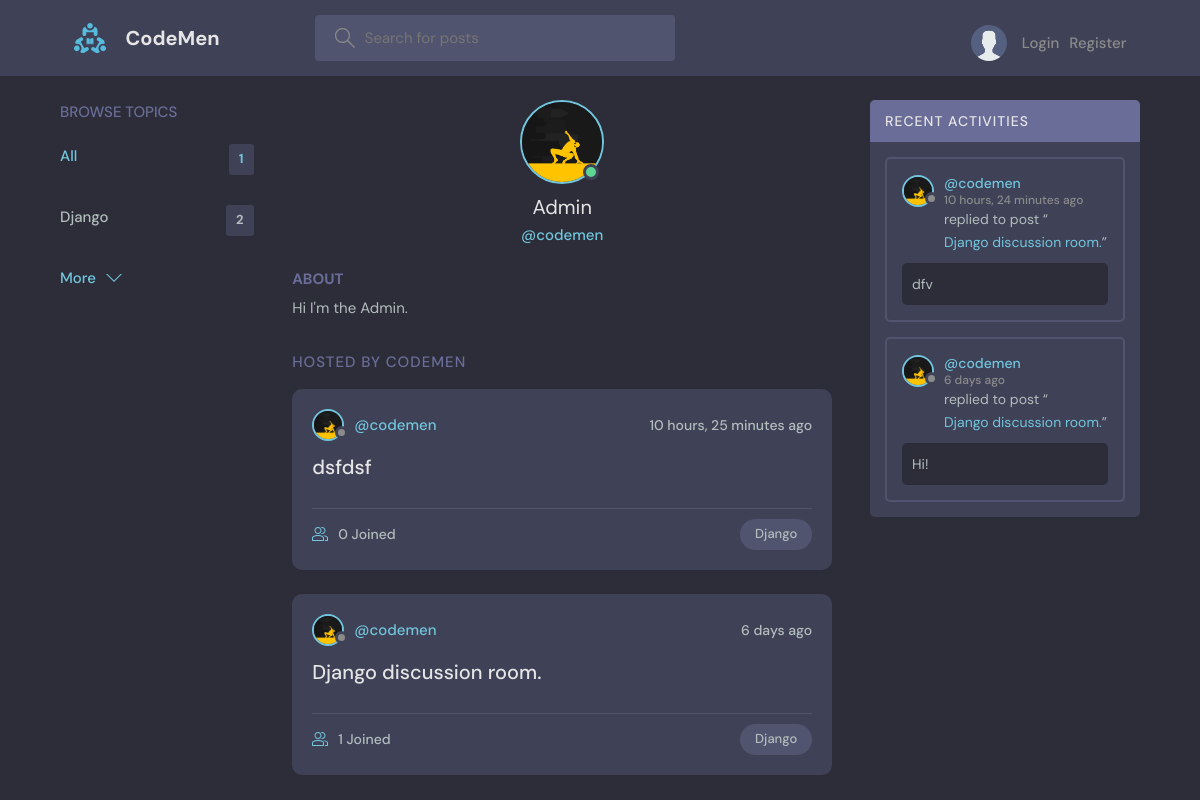
The app's page /profile/1/, older data.
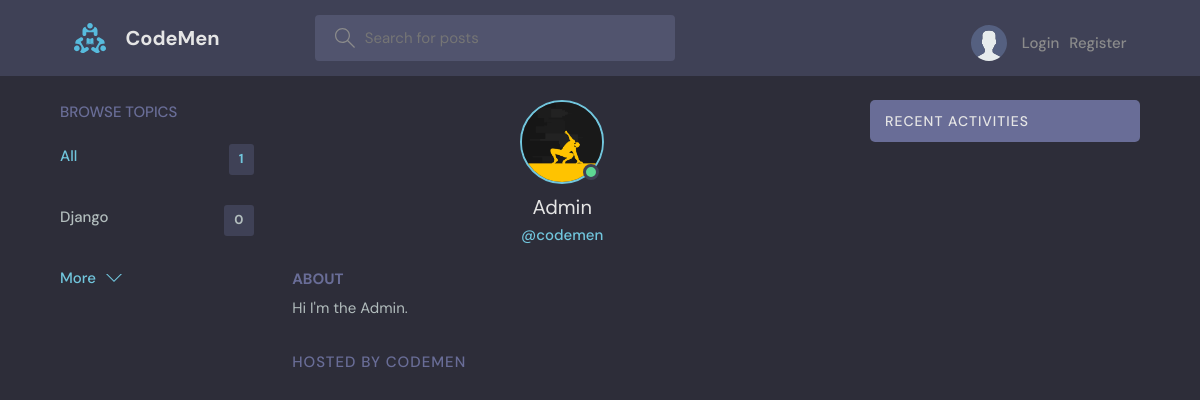
The same page, newer data.
### base/models.py (models this page shows, shortened)
class Topic(models.Model):
    name = models.CharField(max_length=200)

class User(AbstractUser):
    name = models.CharField(max_length=200, null=True)
    email = models.EmailField(unique=True, null=True)
    bio = models.TextField(null=True)
    avatar = models.ImageField(null=True, default="avatar.svg")
    USERNAME_FIELD = 'email'
    REQUIRED_FIELDS = []

class Room(models.Model):
    host = models.ForeignKey(User, on_delete=models.SET_NULL, null=True)
    topic = models.ForeignKey(Topic, on_delete=models.SET_NULL, null=True)
    name = models.CharField(max_length=200)
    description = models.TextField(null=True, blank=True)
    participants = models.ManyToManyField(
        User, related_name='participants', blank=True)
    updated = models.DateTimeField(auto_now=True)
    created = models.DateTimeField(auto_now_add=True)
    class Meta:
        ordering = ['-updated', '-created']
    def __str__(self):
        return self.name

class Message(models.Model):
    user = models.ForeignKey(User, on_delete=models.CASCADE)
    room = models.ForeignKey(Room, on_delete=models.CASCADE)
    body = models.TextField()
    updated = models.DateTimeField(auto_now=True)
    created = models.DateTimeField(auto_now_add=True)
    class Meta:
        ordering = ['-updated', '-created']

### base/views.py (the view)
# urls.py: path('profile/<str:pk>/', views.userProfile, name="user-profile"),
def userProfile(request, pk):
    user = User.objects.get(id=pk)
    rooms = user.room_set.all()
    room_messages = user.message_set.all()
    topics = Topic.objects.all()
    context = {'user': user, 'rooms': rooms,
               'room_messages': room_messages, 'topics': topics}
    return render(request, 'base/profile.html', context)

### base/templates/base/profile.html (shortened to what this page needs)
{% extends 'main.html' %}
{% block content %}
<main class="profile-page layout layout--3">
  <div class="container">
    {% include 'base/topics_component.html' %}
    <div class="roomList">
      <div class="profile">
        <div class="profile__avatar">
          <div class="avatar avatar--large active">
            <img src="{{user.avatar.url}}" />
          </div>
        </div>
        <div class="profile__info">
          <h3>{{user.name}}</h3>
          <p>@{{user.username}}</p>
        </div>
        <div class="profile__about">
          <h3>About</h3>
          <p>
            {{user.bio}}
          </p>
        </div>
      </div>
      <div class="roomList__header">
        <div>
          <h2>Hosted by CodeMen </h2>
        </div>
      </div>
      {% include 'base/feed_component.html' %}
    </div>
    {% include 'base/activity_component.html' %}
  </div>
</main>
{% endblock content %}

### templates/main.html (shortened to what this page needs)
<!DOCTYPE html>
{% load static %}
<html lang="en">
<head>
    <link rel="stylesheet" href="{% static 'styles/style.css' %}" />
</head>
<body>
    {% include 'navbar.html' %}
    {% block content %}
    {% endblock %}
</body>
</html>

### templates/navbar.html (shortened to what this page needs)
{% load static %}
<header class="header header--loggedIn">
    <div class="container">
        <a href="{% url 'home' %}" class="header__logo">
            <img src="{% static 'images/logo.svg' %}" />
            <h1>CodeMen</h1>
        </a>
        <form class="header__search" method="GET" action="{% url 'home' %}">
            <label>
                <input name="q" placeholder="Search for posts" />
            </label>
        </form>
        <nav class="header__menu">
            {% if request.user.is_authenticated %}
            <div class="header__user">
                <a href="{% url 'update-user' %}">
                    <div class="avatar avatar--medium active">
                        <img src="{{request.user.avatar.url}}" />
                    </div>
                    <p>{{request.user.username}} <span>@{{request.user.username}}</span></p>
                </a>
                <button class="dropdown-button">
                    <svg version="1.1" xmlns="http://www.w3.org/2000/svg" width="32" height="32" viewBox="0 0 32 32">
                        <title>chevron-down</title>
                        <path d="M16 21l-13-13h-3l16 16 16-16h-3l-13 13z"></path>
                    </svg>
                </button>
            </div>
            {% else %}
            <div class="nav_menu">
                <a href="{% url 'login' %}">
                    <img src="{% static 'images/avatar.svg' %}" />
                    <p>Login</p>
                </a>
                <a href="{% url 'register' %}">
                    <p>Register</p>
                </a>
            </div>
            {% endif %}
        </nav>
    </div>
</header>

### base/templates/base/topics_component.html
<div class="topics">
    <div class="topics__header">
        <h2>Browse Topics</h2>
    </div>
    <ul class="topics__list">
        <li>
            <a href="{% url 'home' %}" class="active">All <span>{{topics.count}}</span></a>
        </li>
        {% for topic in topics %}
        <li>
            <a href="{% url 'home' %}?q={{topic.name}}">{{topic.name}}<span>{{topic.room_set.all.count}}</span></a>
        </li>
        {% endfor %}
    </ul>
    <a class="btn btn--link" href="{% url 'topics' %}">
        More
        <svg version="1.1" xmlns="http://www.w3.org/2000/svg" width="32" height="32" viewBox="0 0 32 32">
            <title>chevron-down</title>
            <path d="M16 21l-13-13h-3l16 16 16-16h-3l-13 13z"></path>
        </svg>
    </a>
</div>

### base/templates/base/feed_component.html (shortened to what this page needs)
{% for room in rooms %}
<div class="roomListRoom">
    <div class="roomListRoom__header">
        <a href="{% url 'user-profile' room.host.id %}" class="roomListRoom__author">
            <div class="avatar avatar--small">
                <img src="{{room.host.avatar.url}}" />
            </div>
            <span>@{{room.host.username}}</span>
        </a>
        <div class="roomListRoom__actions">
            <span>{{room.created|timesince}} ago</span>
        </div>
    </div>
    <div class="roomListRoom__content">
        <a href="{% url 'room' room.id %}">{{room.name}}</a>
    </div>
    <div class="roomListRoom__meta">
        <a href="{% url 'room' room.id %}" class="roomListRoom__joined">
            {{room.participants.all.count}} Joined
        </a>
        <p class="roomListRoom__topic">{{room.topic.name}}</p>
    </div>
</div>
{% endfor %}

### base/templates/base/activity_component.html (shortened to what this page needs)
<div class="activities">
    <div class="activities__header">
        <h2>Recent Activities</h2>
    </div>
    {% for message in room_messages %}
    <div class="activities__box">
        <div class="activities__boxHeader roomListRoom__header">
            <a href="{% url 'user-profile' message.user.id %}" class="roomListRoom__author">
                <div class="avatar avatar--small">
                    <img src="{{message.user.avatar.url}}" />
                </div>
                <p>
                    @{{message.user.username}}
                    <span>{{message.created|timesince}} ago</span>
                </p>
            </a>
        </div>
        <div class="activities__boxContent">
            <p>replied to post “<a href="{% url 'room' message.room.id %}">{{message.room}}</a>”</p>
            <div class="activities__boxRoomContent">{{message.body}}</div>
        </div>
    </div>
    {% endfor %}
</div>

Row changes from the older to the newer data that the page shows:
removed Room: host.avatar (picture), host.username "codemen", created "10 hours, 25 minutes", name "dsfdsf", participants.all.count "0", topic.name "Django"
removed Room: host.avatar (picture), host.username "codemen", created "6 days", name "Django discussion room.", participants.all.count "1", topic.name "Django"
removed Message: user.avatar (picture), user.username "codemen", created "10 hours, 24 minutes", room "Django discussion room.", body "dfv"
removed Message: user.avatar (picture), user.username "codemen", created "6 days", room "Django discussion room.", body "Hi!"
computed for Topic "Django": room_set.all.count "2" → "0"
